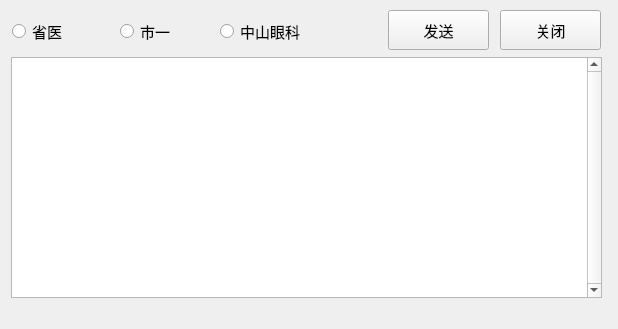
<?xml version="1.0" encoding="UTF-8"?>
<ui version="4.0">
 <class>MainWindow</class>
 <widget class="QMainWindow" name="MainWindow">
  <property name="geometry">
   <rect>
    <x>0</x>
    <y>0</y>
    <width>618</width>
    <height>329</height>
   </rect>
  </property>
  <property name="windowTitle">
   <string>MainWindow</string>
  </property>
  <widget class="QWidget" name="centralwidget">
   <widget class="QRadioButton" name="radioButton_2">
    <property name="geometry">
     <rect>
      <x>120</x>
      <y>16</y>
      <width>71</width>
      <height>30</height>
     </rect>
    </property>
    <property name="font">
     <font>
      <family>宋体</family>
      <pointsize>11</pointsize>
      <weight>50</weight>
      <bold>false</bold>
     </font>
    </property>
    <property name="text">
     <string>市一</string>
    </property>
   </widget>
   <widget class="QRadioButton" name="radioButton_3">
    <property name="geometry">
     <rect>
      <x>220</x>
      <y>16</y>
      <width>131</width>
      <height>30</height>
     </rect>
    </property>
    <property name="font">
     <font>
      <family>宋体</family>
      <pointsize>11</pointsize>
      <weight>50</weight>
      <bold>false</bold>
     </font>
    </property>
    <property name="text">
     <string>中山眼科</string>
    </property>
   </widget>
   <widget class="QPushButton" name="pushButton">
    <property name="geometry">
     <rect>
      <x>388</x>
      <y>10</y>
      <width>101</width>
      <height>40</height>
     </rect>
    </property>
    <property name="font">
     <font>
      <family>宋体</family>
      <pointsize>11</pointsize>
      <weight>50</weight>
      <bold>false</bold>
     </font>
    </property>
    <property name="text">
     <string>发送</string>
    </property>
   </widget>
   <widget class="QRadioButton" name="radioButton_1">
    <property name="geometry">
     <rect>
      <x>12</x>
      <y>16</y>
      <width>81</width>
      <height>30</height>
     </rect>
    </property>
    <property name="font">
     <font>
      <family>宋体</family>
      <pointsize>11</pointsize>
      <weight>50</weight>
      <bold>false</bold>
     </font>
    </property>
    <property name="text">
     <string>省医</string>
    </property>
   </widget>
   <widget class="QPushButton" name="closeButton">
    <property name="geometry">
     <rect>
      <x>500</x>
      <y>10</y>
      <width>101</width>
      <height>40</height>
     </rect>
    </property>
    <property name="font">
     <font>
      <family>宋体</family>
      <pointsize>11</pointsize>
     </font>
    </property>
    <property name="text">
     <string>关闭</string>
    </property>
   </widget>
   <widget class="QTextEdit" name="textEdit">
    <property name="geometry">
     <rect>
      <x>11</x>
      <y>57</y>
      <width>591</width>
      <height>241</height>
     </rect>
    </property>
    <property name="font">
     <font>
      <family>宋体</family>
      <pointsize>11</pointsize>
     </font>
    </property>
    <property name="verticalScrollBarPolicy">
     <enum>Qt::ScrollBarAlwaysOn</enum>
    </property>
    <property name="readOnly">
     <bool>true</bool>
    </property>
   </widget>
  </widget>
  <widget class="QMenuBar" name="menubar">
   <property name="geometry">
    <rect>
     <x>0</x>
     <y>0</y>
     <width>618</width>
     <height>22</height>
    </rect>
   </property>
  </widget>
 </widget>
 <resources/>
 <connections/>
</ui>
